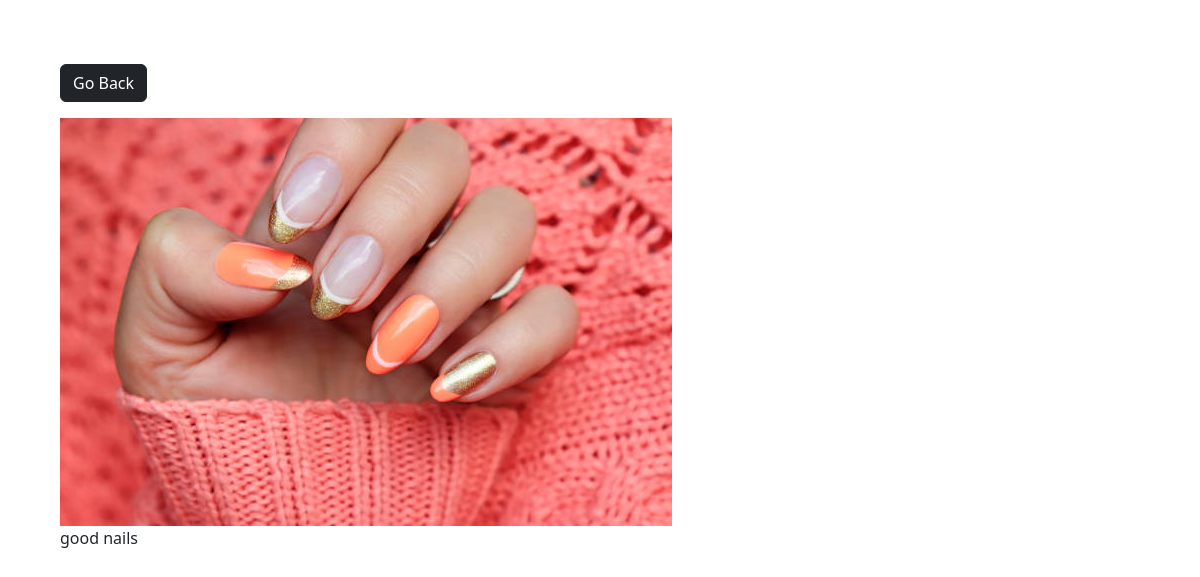
/photo/4/, run on the app's committed database.
### photos/models.py (models this page shows, shortened)
class Photo(models.Model):
    category = models.ForeignKey(Category, on_delete=models.SET_NULL, null=True, blank=True)
    image = models.ImageField( null=False, blank=False)
    description = models.TextField()

### photos/views.py (the view)
# urls.py: path('photo/<str:pk>/',views.viewPhoto, name="photo"),
def viewPhoto(request, pk):
    photos = Photo.objects.get(id=pk)
    context = {'photos':photos}
    return render(request, 'photos/photo.html', context)

### photos/templates/photos/photo.html (shortened to what this page needs)
<!DOCTYPE html>
<html lang="en">
    <head>
        <link href="https://cdn.jsdelivr.net/npm/bootstrap@5.3.3/dist/css/bootstrap.min.css" rel="stylesheet">
    </head>
    <body class="m-5">
        <div class="container">
            <div class="row justify-content-center">
                <div class="col">
                    <a href="{% url 'gallery'  %}" class="btn btn-dark my-3">Go Back</a>
                    <div style="height: 90vh;">
                    <img style="max-width: 100%; max-height: 100%;" src="{{photos.image.url}}">
                    <p>{{photos.description}} </p>
                    </div>
                </div>
            </div>
        </div>
    </body>
</html>

### data on the page
Photo: image (picture), description "good nails"
